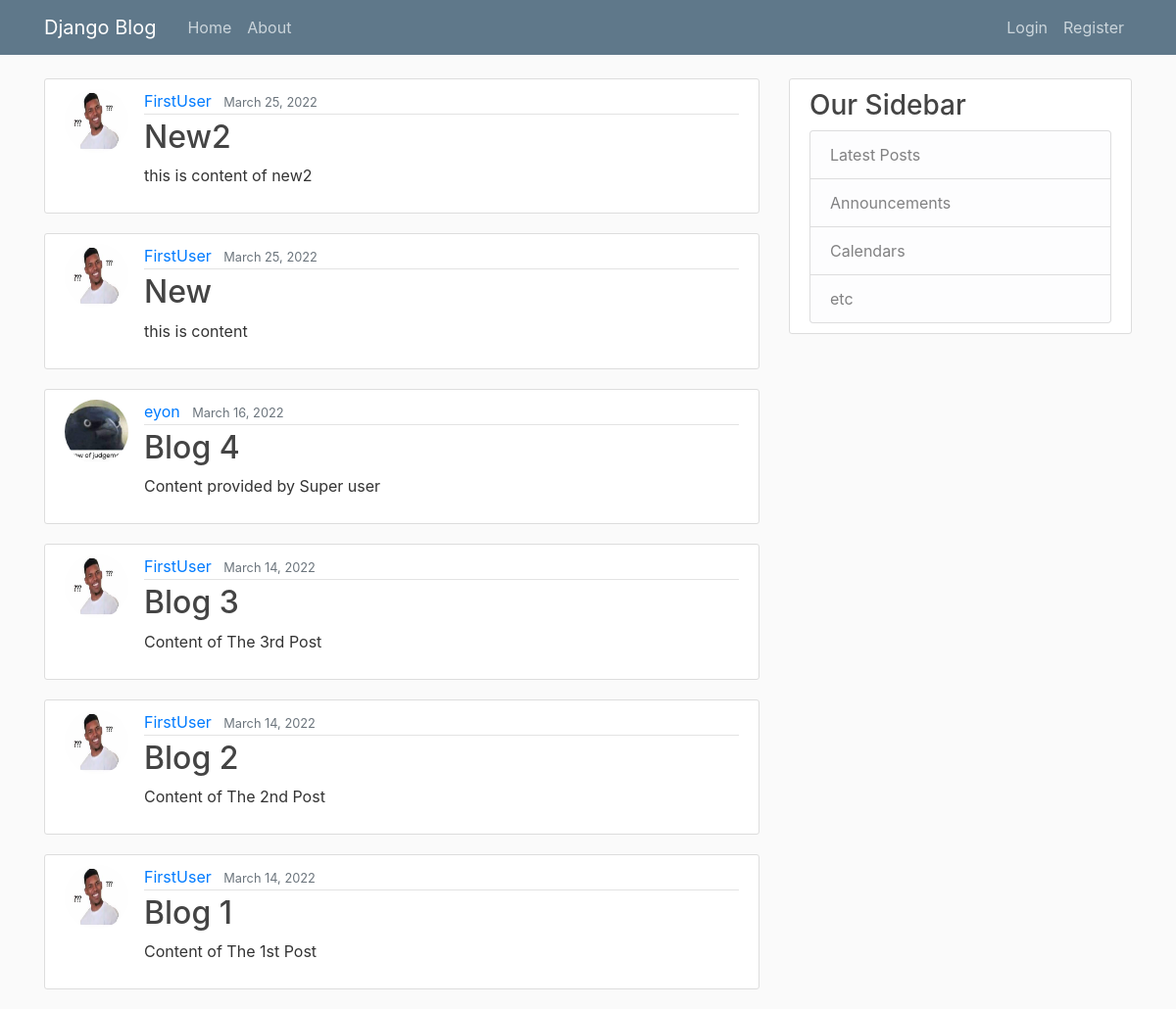
The app's page /, older data.
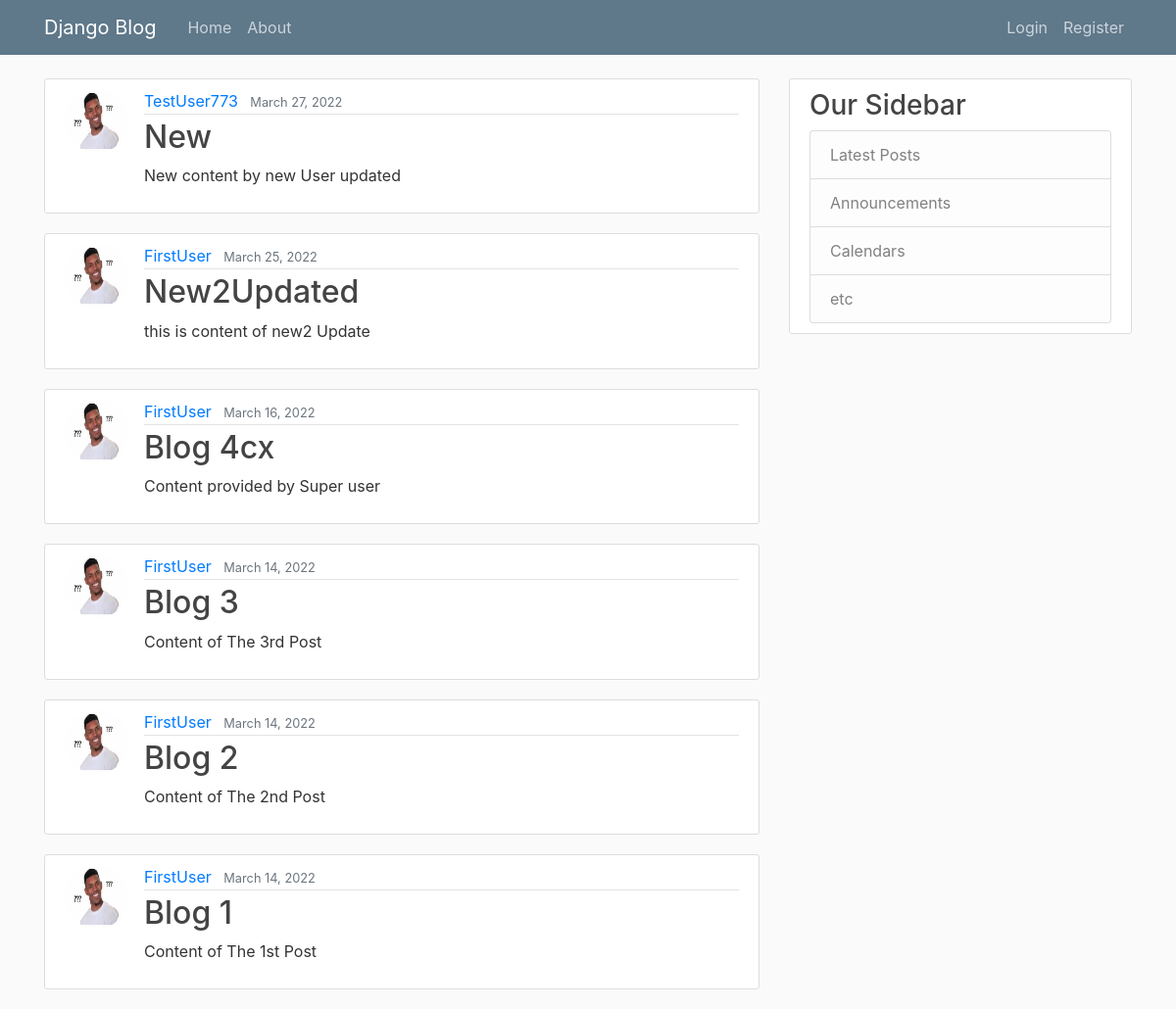
The same page, newer data.
### blog/models.py (models this page shows, shortened)
class Post(models.Model):
    title = models.CharField(max_length=100)
    content = models.TextField()
    post_date = models.DateTimeField(default=timezone.now)
    author = models.ForeignKey(User, on_delete=models.CASCADE)

### users/models.py (models this page shows, shortened)
class Profile(models.Model):
    user = models.OneToOneField(User, on_delete=models.CASCADE)
    image = models.ImageField(default='default.jpg', upload_to='profile_pics')

### blog/views.py (the view)
# urls.py: path('', PostListView.as_view(), name='blog_home'),
class PostListView(ListView):
    model = Post
    template_name = 'blog/home.html'
    context_object_name = 'posts'
    ordering = ['-post_date']
    paginate_by = 6

### blog/templates/blog/home.html (shortened to what this page needs)
{%extends "blog/base.html"%}
{% block content %}
    {% for post in posts %}
        <article class="media content-section">
            <img class="rounded-circle article-img" src="{{ post.author.profile.image.url }}">
          <div class="media-body">
            <div class="article-metadata">
              <a class="mr-2" href="#">{{ post.author }}</a>
              <small class="text-muted">{{ post.post_date|date:"F d, Y" }}</small>
            </div>
            <h2><a class="article-title" href="{% url 'post-detail' post.id %}">{{ post.title }}</a></h2>
            <p class="article-content">{{ post.content }}</p>
          </div>
        </article>
    {% endfor %}
{% endblock content %}

Row changes from the older to the newer data that the page shows:
removed Post: author.profile.image (placeholder picture), author "FirstUser", post_date "March 25, 2022", title "New", content "this is content"
added Post: author.profile.image (placeholder picture), author "TestUser773", post_date "March 27, 2022", title "New", content "New content by new User updated"
changed Post: title "New2" → "New2Updated"; content "this is content of new2" → "this is content of new2 Update"
changed Post "Content provided by Super user": author.profile.image: picture removed, a placeholder shows; author "eyon" → "FirstUser"; title "Blog 4" → "Blog 4cx"
